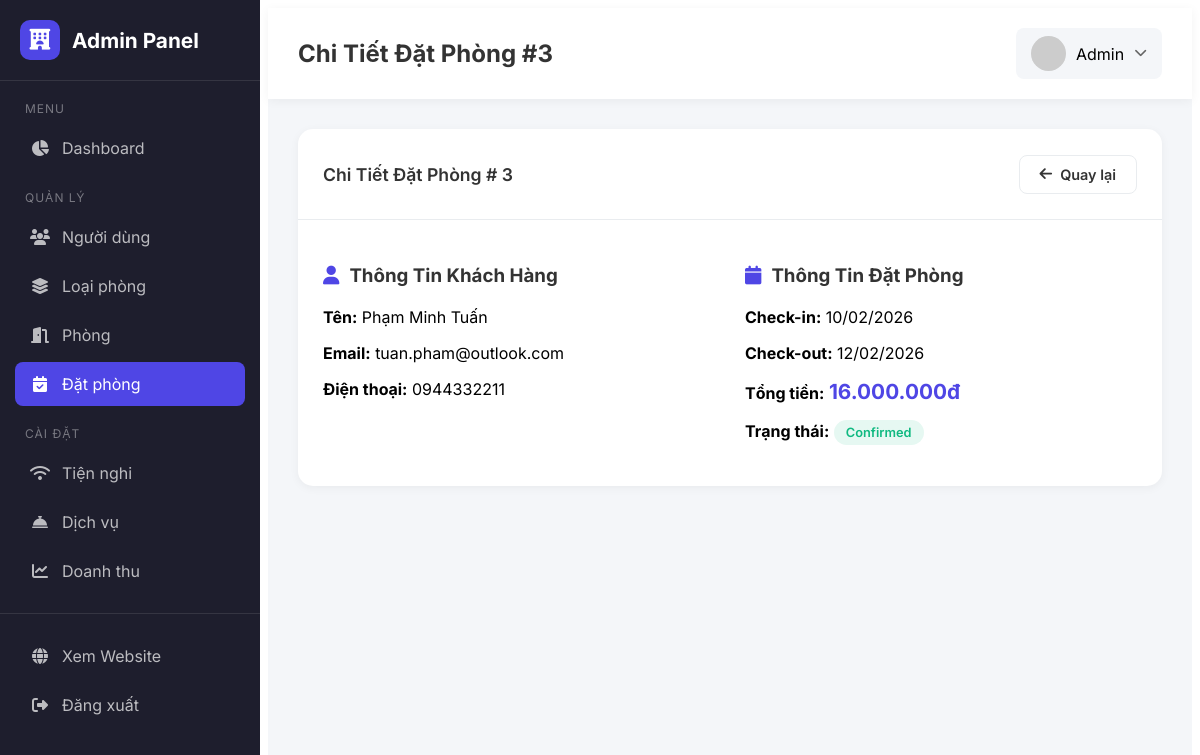
Screenshot of /public/admin/bookings/3 (signed in) with the database file from the repository.
### tables this page shows
CREATE TABLE `bookings` (
  `id` int(11) NOT NULL,
  `user_id` int(11) NOT NULL,
  `check_in` date DEFAULT NULL,
  `check_out` date DEFAULT NULL,
  `total_price` decimal(12,2) DEFAULT NULL,
  `status` enum('pending','confirmed','cancelled') DEFAULT 'pending',
  `created_at` datetime DEFAULT current_timestamp(),
  `type` enum('room','event') DEFAULT 'room',
  `event_type` varchar(50) DEFAULT NULL,
  `payment_menthod` varchar(50) DEFAULT NULL,
  `payment_at` datetime DEFAULT NULL
);

CREATE TABLE `users` (
  `id` int(11) NOT NULL,
  `role_id` int(11) NOT NULL,
  `full_name` varchar(100) DEFAULT NULL,
  `email` varchar(100) NOT NULL,
  `password` varchar(255) NOT NULL,
  `phone` varchar(20) DEFAULT NULL,
  `status` tinyint(4) DEFAULT 1,
  `created_at` datetime DEFAULT current_timestamp()
);

### App/Controllers/Admin/BookingController.php (called while the page is built, shortened)
<?php
class BookingController extends Controller
{
    private Booking $bookingModel;
    public function __construct()
    {
        $this->bookingModel = new Booking();
    }
    public function show(int $id): void
    {
        $booking = $this->bookingModel->getDetailById($id);
        $this->render('Admin/bookings/detail', [
            'title' => 'Chi tiết đặt phòng - Admin',
            'pageTitle' => 'Chi Tiết Đặt Phòng #' . $id,
            'currentPage' => 'bookings',
            'booking' => $booking,
        ]);
    }
}

### Public/index.php (called while the page is built, shortened)
<?php
require __DIR__ . '/bootstrap.php';
Router::dispatch();

### Public/bootstrap.php (called while the page is built, shortened)
<?php
spl_autoload_register(function (string $class): void {
    $prefix = 'App\\';
    $baseDir = BASE_PATH . DIRECTORY_SEPARATOR . 'App' . DIRECTORY_SEPARATOR;
    $len = strlen($prefix);
    $relativeClass = substr($class, $len);
    $file = $baseDir . str_replace('\\', DIRECTORY_SEPARATOR, $relativeClass) . '.php';
});
require BASE_PATH . DIRECTORY_SEPARATOR . 'App' . DIRECTORY_SEPARATOR . 'Core' . DIRECTORY_SEPARATOR . 'Help.php';

### App/Core/Database.php (called while the page is built, shortened)
<?php
class Database
{
    private static ?Database $instance = null;
    private ?PDO $pdo = null;
    private array $config;
    private function __construct()
    {
        $configPath = dirname(__DIR__, 2) . DIRECTORY_SEPARATOR . 'Config' . DIRECTORY_SEPARATOR . 'database.php';
        $this->config = require $configPath;
    }
    public static function getInstance(): self
    {
        if (self::$instance === null) {
            self::$instance = new self();
        }
        return self::$instance;
    }
    private function connect(): void
    {
        $dsn = sprintf(
            'mysql:host=%s;port=%d;dbname=%s;charset=%s',
            $this->config['host'],
            $this->config['port'] ?? 3306,
            $this->config['dbname'],
            $this->config['charset'] ?? 'utf8mb4'
        );
        try {
            $this->pdo = new PDO(
                $dsn,
                $this->config['username'],
                $this->config['password'],
                $this->config['options'] ?? []
            );
        } catch (PDOException $e) {
            throw new PDOException(
                'Kết nối database thất bại: ' . $e->getMessage(),
                (int) $e->getCode()
            );
        }
    }
    public function getConnection(): PDO
    {
        return $this->pdo;
    }
}

### Config/database.php (called while the page is built)
<?php
return [
    'host'     => 'localhost',
    'port'     => 3306,
    'dbname'   => 'booking_hotel',
    'username' => 'root',
    'password' => '',
    'charset'  => 'utf8mb4',
    'options'  => [
        PDO::ATTR_ERRMODE            => PDO::ERRMODE_EXCEPTION,
        PDO::ATTR_DEFAULT_FETCH_MODE => PDO::FETCH_ASSOC,
        PDO::ATTR_EMULATE_PREPARES   => false,
    ],
];

### App/Core/Model.php (called while the page is built, shortened)
<?php
abstract class Model
{
    public function __construct()
    {
        $this->pdo = Database::getInstance()->getConnection();
    }
}

### App/Models/Booking.php (called while the page is built, shortened)
<?php
class Booking extends Model
{
    public function getDetailById(int $id): ?array
    {
        $sql = "SELECT b.*,
                       u.full_name as guest_name, u.email, u.phone
                FROM bookings b
                LEFT JOIN users u ON b.user_id = u.id
                WHERE b.id = ?";
        $stmt = $this->pdo->prepare($sql);
        $stmt->execute([$id]);
        $booking = $stmt->fetch(PDO::FETCH_ASSOC);
        return $booking ?: null;
    }
}

### App/Core/Help.php (called while the page is built, shortened)
<?php
function url(string $path = ''): string
{
    $baseUrl = defined('APP_URL') ? rtrim(APP_URL, '/') : '/doan/public';
    return $baseUrl . '/' . ltrim($path, '/');
}

### App/Views/Admin/bookings/detail.php (the view)
<div class="admin-card">
    <div class="admin-card-header">
        <h2 class="admin-card-title">Chi Tiết Đặt Phòng #
            <?= $booking['id'] ?? '' ?>
        </h2>
        <a href="<?= \App\Core\url('/admin/bookings') ?>" class="admin-btn admin-btn-outline">
            <i class="fa-solid fa-arrow-left"></i> Quay lại
        </a>
    </div>
    <div class="admin-card-body">
        <?php if ($booking): ?>
            <div style="display: grid; grid-template-columns: 1fr 1fr; gap: 30px;">
                <div>
                    <h3 style="margin-bottom: 20px; color: var(--admin-text);"><i class="fa-solid fa-user"
                            style="margin-right: 10px; color: var(--admin-primary);"></i>Thông Tin Khách Hàng</h3>
                    <p><strong>Tên:</strong>
                        <?= htmlspecialchars($booking['guest_name'] ?? 'N/A') ?>
                    </p>
                    <p><strong>Email:</strong>
                        <?= htmlspecialchars($booking['email'] ?? 'N/A') ?>
                    </p>
                    <p><strong>Điện thoại:</strong>
                        <?= htmlspecialchars($booking['phone'] ?? 'N/A') ?>
                    </p>
                </div>
                <div>
                    <h3 style="margin-bottom: 20px; color: var(--admin-text);"><i class="fa-solid fa-calendar"
                            style="margin-right: 10px; color: var(--admin-primary);"></i>Thông Tin Đặt Phòng</h3>
                    <p><strong>Check-in:</strong>
                        <?= date('d/m/Y', strtotime($booking['check_in'] ?? 'now')) ?>
                    </p>
                    <p><strong>Check-out:</strong>
                        <?= date('d/m/Y', strtotime($booking['check_out'] ?? 'now')) ?>
                    </p>
                    <p><strong>Tổng tiền:</strong> <span
                            style="font-size: 1.3rem; font-weight: 700; color: var(--admin-primary);">
                            <?= number_format($booking['total_price'] ?? 0, 0, ',', '.') ?>đ
                        </span></p>
                    <p><strong>Trạng thái:</strong>
                        <?php
                        $status = $booking['status'] ?? 'pending';
                        $badgeClass = match ($status) {
                            'confirmed' => 'badge-success',
                            'pending' => 'badge-warning',
                            'cancelled' => 'badge-danger',
                            'completed' => 'badge-info',
                            default => 'badge-primary'
                        };
                        ?>
                        <span class="badge <?= $badgeClass ?>">
                            <?= ucfirst($status) ?>
                        </span>
                    </p>
                </div>
            </div>
        <?php else: ?>
            <p style="text-align: center; color: #666;">Không tìm thấy thông tin đặt phòng.</p>
        <?php endif; ?>
    </div>
</div>

### App/Core/Router.php (shortened to what this page needs)
<?php
class Router
{
    private static array $routes = [];
    private static ?string $basePath = null;
    private static function addRoute(string $method, string $path, string $controller, string $action, $middlewares = []): void
    {
        $middlewares = is_array($middlewares) ? $middlewares : [$middlewares];
        self::$routes[] = [
            'method' => strtoupper($method),
            'path' => self::normalizePath($path),
            'controller' => $controller,
            'action' => $action,
            'middlewares' => array_filter($middlewares),
        ];
    }
    private static function normalizePath(string $path): string
    {
        $path = trim($path, '/');
        return $path === '' ? '/' : '/' . $path;
    }
    public static function dispatch(): void
    {
        $method = $_SERVER['REQUEST_METHOD'] ?? 'GET';
        $uri = self::getCurrentUri();
        foreach (self::$routes as $route) {
            if ($route['method'] !== $method) {
                continue;
            }
            $params = [];
            if (self::matchRoute($route['path'], $uri, $params)) {
                $controllerClass = $route['controller'];
                $action = $route['action'];
                $middlewares = $route['middlewares'] ?? [];
                $runController = function () use ($controllerClass, $action, $params) {
                    if (!class_exists($controllerClass)) {
                        self::handleError(404, "Controller not found: {$controllerClass}");
                        return;
                    }
                    $controller = new $controllerClass();
                    if (!method_exists($controller, $action)) {
                        self::handleError(404, "Method not found: {$controllerClass}::{$action}()");
                        return;
                    }
                    call_user_func_array([$controller, $action], $params);
                };
                $next = $runController;
                foreach (array_reverse($middlewares) as $middlewareClass) {
                    $current = $next;
                    $next = function () use ($middlewareClass, $current) {
                        $m = new $middlewareClass();
                        $m->handle($current);
                    };
                }
                $next();
                return;
            }
        }
    }
    private static function matchRoute(string $pattern, string $uri, array &$params = []): bool
    {
        $params = [];
        $patternParts = explode('/', trim($pattern, '/'));
        $uriParts = explode('/', trim($uri, '/'));
        if (count($patternParts) !== count($uriParts)) {
            return false;
        }
        foreach ($patternParts as $index => $part) {
            if (preg_match('/^{(\w+)}$/', $part, $matches)) {
                $params[] = $uriParts[$index] ?? null;
            } elseif ($part !== ($uriParts[$index] ?? '')) {
                return false;
            }
        }
        return true;
    }
    private static function getCurrentUri(): string
    {
        $uri = $_SERVER['REQUEST_URI'] ?? '/';
        $uri = parse_url($uri, PHP_URL_PATH);
        $basePath = self::getBasePath();
        if ($basePath && strpos($uri, $basePath) === 0) {
            $uri = substr($uri, strlen($basePath));
        }
        return self::normalizePath($uri);
    }
    private static function getBasePath(): string
    {
        if (self::$basePath !== null) {
            return self::$basePath;
        }
        $scriptName = $_SERVER['SCRIPT_NAME'] ?? '';
        $scriptDir = dirname($scriptName);
        self::$basePath = $scriptDir === '/' ? '' : $scriptDir;
        return self::$basePath;
    }
    public static function setBasePath(string $path): void
    {
        self::$basePath = rtrim($path, '/');
    }
}

### Public/assets/css/admin.css (style rules this page uses)
:root { --admin-primary: #4f46e5; --admin-primary-dark: #4338ca; --admin-sidebar-bg: #1e1e2d; --admin-sidebar-hover: #2a2a3d; --admin-header-bg: #fff; --admin-body-bg: #f4f6f9; --admin-card-bg: #fff; --admin-text: #333; --admin-text-light: #6c757d; --admin-border: #e9ecef; --admin-success: #10b981; --admin-warning: #f59e0b; --admin-danger: #ef4444; --admin-info: #3b82f6; --admin-font: 'Inter', -apple-system, BlinkMacSystemFont, 'Segoe UI', Roboto, sans-serif; }
.admin-wrapper *:not(i):not([class*="fa-"]) { font-family: inherit; }
.admin-card { background: var(--admin-card-bg); border-radius: 15px; box-shadow: 0 2px 10px rgba(0, 0, 0, 0.05); margin-bottom: 25px; }
.admin-card-header { padding: 20px 25px; border-bottom: 1px solid var(--admin-border); display: flex; align-items: center; justify-content: space-between; }
.admin-card-title { font-size: 1.1rem; font-weight: 600; color: var(--admin-text); }
.admin-card-body { padding: 25px; }
.badge { display: inline-block; padding: 5px 12px; border-radius: 20px; font-size: 0.8rem; font-weight: 600; }
.badge-success { background: rgba(16, 185, 129, 0.1); color: var(--admin-success); }
.admin-btn { display: inline-flex; align-items: center; gap: 8px; padding: 10px 20px; border-radius: 8px; font-weight: 600; font-size: 0.9rem; cursor: pointer; border: none; transition: all 0.2s ease; text-decoration: none; }
.admin-btn-outline { background: transparent; border: 1px solid var(--admin-border); color: var(--admin-text); }

### rows the page displays
bookings: id "3", user.full_name "Phạm Minh Tuấn", user.email "tuan.pham@outlook.com", user.phone "0944332211", check_in "10/02/2026", check_out "12/02/2026", total_price "16.000.000", status "Confirmed"
